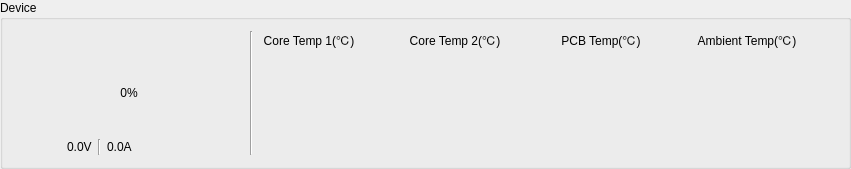
      <widget class="QGroupBox" name="groupBoxDevice">
       <property name="title">
        <string>Device</string>
       </property>
       <layout class="QVBoxLayout" name="verticalLayout_45" stretch="0">
        <item>
         <layout class="QHBoxLayout" name="horizontalLayout_85">
          <item>
           <spacer name="horizontalSpacer">
            <property name="orientation">
             <enum>Qt::Horizontal</enum>
            </property>
            <property name="sizeHint" stdset="0">
             <size>
              <width>40</width>
              <height>20</height>
             </size>
            </property>
           </spacer>
          </item>
          <item>
           <layout class="QVBoxLayout" name="verticalLayout_29">
            <item>
             <widget class="QLabel" name="labelPlaceHolder">
              <property name="text">
               <string/>
              </property>
             </widget>
            </item>
            <item>
             <widget class="Battery" name="frame">
              <property name="minimumSize">
               <size>
                <width>150</width>
                <height>80</height>
               </size>
              </property>
              <layout class="QHBoxLayout" name="horizontalLayout_3">
               <item>
                <widget class="QLabel" name="labelSoc">
                 <property name="text">
                  <string>0%</string>
                 </property>
                 <property name="alignment">
                  <set>Qt::AlignCenter</set>
                 </property>
                </widget>
               </item>
              </layout>
             </widget>
            </item>
            <item>
             <layout class="QHBoxLayout" name="horizontalLayout_2">
              <item>
               <widget class="QLabel" name="labelSpace">
                <property name="text">
                 <string/>
                </property>
               </widget>
              </item>
              <item>
               <widget class="QLabel" name="labelVoltage">
                <property name="text">
                 <string>0.0V</string>
                </property>
               </widget>
              </item>
              <item>
               <widget class="Line" name="line">
                <property name="orientation">
                 <enum>Qt::Vertical</enum>
                </property>
               </widget>
              </item>
              <item>
               <widget class="QLabel" name="labelCurrent">
                <property name="text">
                 <string>0.0A</string>
                </property>
               </widget>
              </item>
              <item>
               <spacer name="horizontalSpacer_7">
                <property name="orientation">
                 <enum>Qt::Horizontal</enum>
                </property>
                <property name="sizeHint" stdset="0">
                 <size>
                  <width>0</width>
                  <height>0</height>
                 </size>
                </property>
               </spacer>
              </item>
             </layout>
            </item>
           </layout>
          </item>
          <item>
           <spacer name="horizontalSpacer_2">
            <property name="orientation">
             <enum>Qt::Horizontal</enum>
            </property>
            <property name="sizeHint" stdset="0">
             <size>
              <width>40</width>
              <height>20</height>
             </size>
            </property>
           </spacer>
          </item>
          <item>
           <widget class="Line" name="line_2">
            <property name="orientation">
             <enum>Qt::Vertical</enum>
            </property>
           </widget>
          </item>
          <item>
           <layout class="QVBoxLayout" name="verticalLayout_33">
            <item>
             <widget class="QLabel" name="labelCoreTempTip_1">
              <property name="text">
               <string>Core Temp 1(℃)</string>
              </property>
              <property name="alignment">
               <set>Qt::AlignCenter</set>
              </property>
             </widget>
            </item>
            <item>
             <widget class="ProgressRing" name="ringCoreTemp_1">
              <property name="minimumSize">
               <size>
                <width>100</width>
                <height>100</height>
               </size>
              </property>
              <property name="maximumSize">
               <size>
                <width>100</width>
                <height>100</height>
               </size>
              </property>
              <property name="font">
               <font>
                <family>Arial</family>
               </font>
              </property>
              <property name="minValue">
               <double>-20.000000000000000</double>
              </property>
              <property name="maxValue">
               <double>100.000000000000000</double>
              </property>
              <property name="precision">
               <number>1</number>
              </property>
              <property name="clockWise">
               <bool>true</bool>
              </property>
              <property name="showPercent">
               <bool>false</bool>
              </property>
              <property name="alarmMode">
               <number>1</number>
              </property>
              <property name="ringPadding">
               <number>1</number>
              </property>
              <property name="ringWidth">
               <number>15</number>
              </property>
              <property name="animation">
               <bool>true</bool>
              </property>
              <property name="ringValue1">
               <number>-20</number>
              </property>
              <property name="ringValue2">
               <number>10</number>
              </property>
              <property name="ringValue3">
               <number>40</number>
              </property>
              <property name="ringColor1">
               <color>
                <red>255</red>
                <green>192</green>
                <blue>0</blue>
               </color>
              </property>
              <property name="ringColor2">
               <color>
                <red>24</red>
                <green>189</green>
                <blue>155</blue>
               </color>
              </property>
             </widget>
            </item>
           </layout>
          </item>
          <item>
           <spacer name="horizontalSpacer_3">
            <property name="orientation">
             <enum>Qt::Horizontal</enum>
            </property>
            <property name="sizeHint" stdset="0">
             <size>
              <width>40</width>
              <height>20</height>
             </size>
            </property>
           </spacer>
          </item>
          <item>
           <layout class="QVBoxLayout" name="verticalLayout_32">
            <item>
             <widget class="QLabel" name="labelCoreTempTip_2">
              <property name="text">
               <string>Core Temp 2(℃)</string>
              </property>
              <property name="alignment">
               <set>Qt::AlignCenter</set>
              </property>
             </widget>
            </item>
            <item>
             <widget class="ProgressRing" name="ringCoreTemp_2">
              <property name="minimumSize">
               <size>
                <width>100</width>
                <height>100</height>
               </size>
              </property>
              <property name="maximumSize">
               <size>
                <width>100</width>
                <height>100</height>
               </size>
              </property>
              <property name="font">
               <font>
                <family>Arial</family>
               </font>
              </property>
              <property name="minValue">
               <double>-20.000000000000000</double>
              </property>
              <property name="maxValue">
               <double>100.000000000000000</double>
              </property>
              <property name="value">
               <double>0.000000000000000</double>
              </property>
              <property name="precision">
               <number>1</number>
              </property>
              <property name="clockWise">
               <bool>true</bool>
              </property>
              <property name="showPercent">
               <bool>false</bool>
              </property>
              <property name="alarmMode">
               <number>1</number>
              </property>
              <property name="ringPadding">
               <number>1</number>
              </property>
              <property name="ringWidth">
               <number>15</number>
              </property>
              <property name="animation">
               <bool>true</bool>
              </property>
              <property name="ringValue1">
               <number>-20</number>
              </property>
              <property name="ringValue2">
               <number>10</number>
              </property>
              <property name="ringValue3">
               <number>40</number>
              </property>
              <property name="ringColor1">
               <color>
                <red>255</red>
                <green>192</green>
                <blue>0</blue>
               </color>
              </property>
              <property name="ringColor2">
               <color>
                <red>24</red>
                <green>189</green>
                <blue>155</blue>
               </color>
              </property>
             </widget>
            </item>
           </layout>
          </item>
          <item>
           <spacer name="horizontalSpacer_4">
            <property name="orientation">
             <enum>Qt::Horizontal</enum>
            </property>
            <property name="sizeHint" stdset="0">
             <size>
              <width>40</width>
              <height>20</height>
             </size>
            </property>
           </spacer>
          </item>
          <item>
           <layout class="QVBoxLayout" name="verticalLayout_31">
            <item>
             <widget class="QLabel" name="labelPCBTempTip">
              <property name="text">
               <string>PCB Temp(℃)</string>
              </property>
              <property name="alignment">
               <set>Qt::AlignCenter</set>
              </property>
             </widget>
            </item>
            <item>
             <widget class="ProgressRing" name="ringPCBTemp">
              <property name="minimumSize">
               <size>
                <width>100</width>
                <height>100</height>
               </size>
              </property>
              <property name="maximumSize">
               <size>
                <width>100</width>
                <height>100</height>
               </size>
              </property>
              <property name="font">
               <font>
                <family>Arial</family>
               </font>
              </property>
              <property name="minValue">
               <double>-20.000000000000000</double>
              </property>
              <property name="maxValue">
               <double>100.000000000000000</double>
              </property>
              <property name="value">
               <double>0.000000000000000</double>
              </property>
              <property name="precision">
               <number>1</number>
              </property>
              <property name="clockWise">
               <bool>true</bool>
              </property>
              <property name="showPercent">
               <bool>false</bool>
              </property>
              <property name="alarmMode">
               <number>1</number>
              </property>
              <property name="ringPadding">
               <number>1</number>
              </property>
              <property name="ringWidth">
               <number>15</number>
              </property>
              <property name="animation">
               <bool>true</bool>
              </property>
              <property name="textColor">
               <color>
                <red>0</red>
                <green>170</green>
                <blue>0</blue>
               </color>
              </property>
              <property name="ringValue1">
               <number>-20</number>
              </property>
              <property name="ringValue2">
               <number>10</number>
              </property>
              <property name="ringValue3">
               <number>40</number>
              </property>
              <property name="ringColor1">
               <color>
                <red>255</red>
                <green>192</green>
                <blue>0</blue>
               </color>
              </property>
              <property name="ringColor2">
               <color>
                <red>24</red>
                <green>189</green>
                <blue>155</blue>
               </color>
              </property>
             </widget>
            </item>
           </layout>
          </item>
          <item>
           <spacer name="horizontalSpacer_5">
            <property name="orientation">
             <enum>Qt::Horizontal</enum>
            </property>
            <property name="sizeHint" stdset="0">
             <size>
              <width>40</width>
              <height>20</height>
             </size>
            </property>
           </spacer>
          </item>
          <item>
           <layout class="QVBoxLayout" name="verticalLayout_46">
            <item>
             <widget class="QLabel" name="labelAmbientTempTip">
              <property name="text">
               <string>Ambient Temp(℃)</string>
              </property>
              <property name="alignment">
               <set>Qt::AlignCenter</set>
              </property>
             </widget>
            </item>
            <item>
             <widget class="ProgressRing" name="ringAmbientTemp">
              <property name="minimumSize">
               <size>
                <width>100</width>
                <height>100</height>
               </size>
              </property>
              <property name="maximumSize">
               <size>
                <width>100</width>
                <height>100</height>
               </size>
              </property>
              <property name="font">
               <font>
                <family>Arial</family>
               </font>
              </property>
              <property name="minValue">
               <double>-20.000000000000000</double>
              </property>
              <property name="maxValue">
               <double>100.000000000000000</double>
              </property>
              <property name="value">
               <double>0.000000000000000</double>
              </property>
              <property name="precision">
               <number>1</number>
              </property>
              <property name="clockWise">
               <bool>true</bool>
              </property>
              <property name="showPercent">
               <bool>false</bool>
              </property>
              <property name="alarmMode">
               <number>1</number>
              </property>
              <property name="ringPadding">
               <number>1</number>
              </property>
              <property name="ringWidth">
               <number>15</number>
              </property>
              <property name="animation">
               <bool>true</bool>
              </property>
              <property name="textColor">
               <color>
                <red>170</red>
                <green>170</green>
                <blue>0</blue>
               </color>
              </property>
              <property name="ringValue1">
               <number>-20</number>
              </property>
              <property name="ringValue2">
               <number>10</number>
              </property>
              <property name="ringValue3">
               <number>40</number>
              </property>
              <property name="ringColor1">
               <color>
                <red>255</red>
                <green>192</green>
                <blue>0</blue>
               </color>
              </property>
              <property name="ringColor2">
               <color>
                <red>24</red>
                <green>189</green>
                <blue>155</blue>
               </color>
              </property>
             </widget>
            </item>
           </layout>
          </item>
          <item>
           <spacer name="horizontalSpacer_6">
            <property name="orientation">
             <enum>Qt::Horizontal</enum>
            </property>
            <property name="sizeHint" stdset="0">
             <size>
              <width>40</width>
              <height>20</height>
             </size>
            </property>
           </spacer>
          </item>
         </layout>
        </item>
       </layout>
      </widget>
